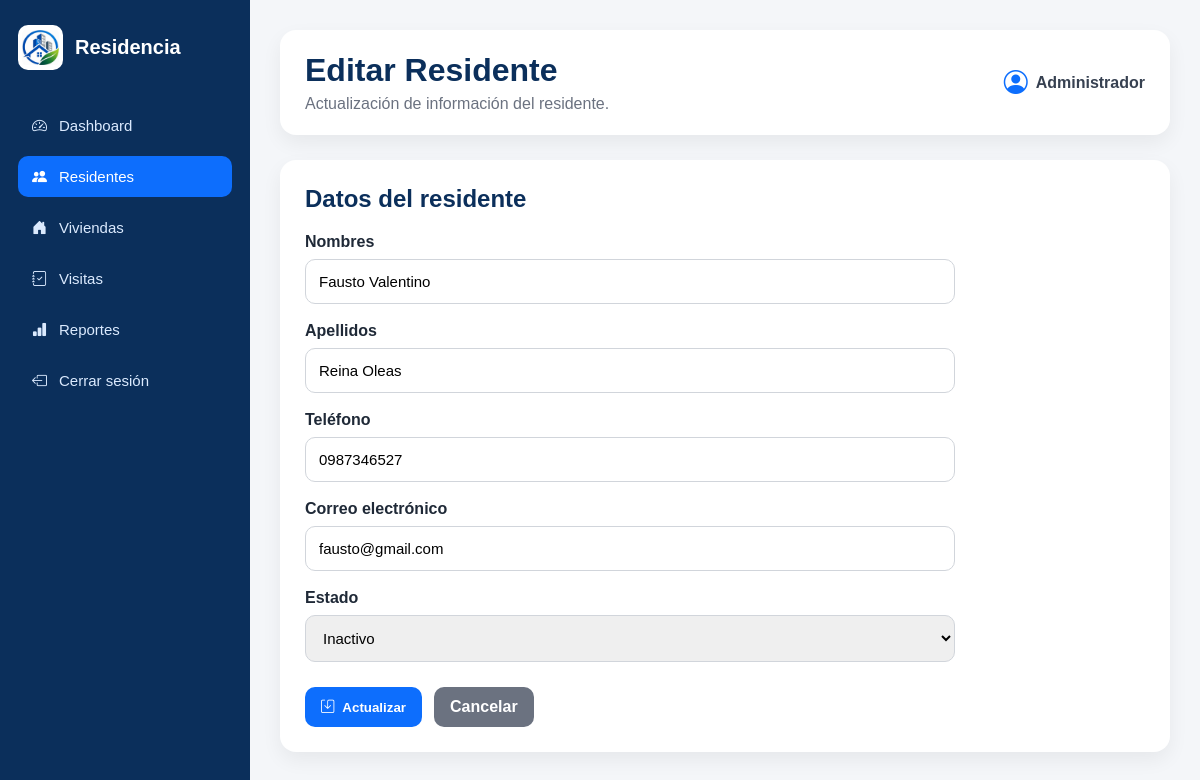
Page /residentes/editar/5/ on the committed database.
### residentes/models.py (models this page shows, shortened)
class Residente(models.Model):
    nombres = models.CharField(max_length=100)
    apellidos = models.CharField(max_length=100)
    telefono = models.CharField(max_length=15)
    email = models.EmailField(max_length=100)
    estado = models.BooleanField(default=True)

### residentes/views.py (the view, shortened to what this page needs)
# urls.py: path("residentes/editar/<int:id>/", views.editar_residente, name="editar_residente"),
def editar_residente(request, id):
    residente = get_object_or_404(Residente, id=id)
    errores = {}
    return render(request, "residentes/editar_residente.html", {
        "residente": residente
    })

### residentes/templates/residentes/editar_residente.html (shortened to what this page needs)
{% load static %}
<!DOCTYPE html>
<html lang="es">
<head>
    <link rel="stylesheet" href="{% static 'css/dashboard.css' %}">
    <link rel="stylesheet"
          href="https://cdn.jsdelivr.net/npm/bootstrap-icons@1.11.3/font/bootstrap-icons.min.css">
</head>
<body>
<div class="layout">
    <aside class="sidebar">
        <div class="brand">
            <img src="{% static 'img/logo.png' %}" alt="Logo">
            <h2>Residencia</h2>
        </div>
        <nav>
            <a href="{% url 'dashboard' %}"><i class="bi bi-speedometer2"></i> Dashboard</a>
            <a href="{% url 'residentes' %}" class="active"><i class="bi bi-people-fill"></i> Residentes</a>
            <a href="{% url 'viviendas' %}"><i class="bi bi-house-door-fill"></i> Viviendas</a>
            <a href="{% url 'visitas' %}"><i class="bi bi-journal-check"></i> Visitas</a>
            <a href="#"><i class="bi bi-bar-chart-fill"></i> Reportes</a>
            <a href="{% url 'login' %}"><i class="bi bi-box-arrow-left"></i> Cerrar sesión</a>
        </nav>
    </aside>
    <main class="main-content">
        <header class="topbar">
            <div>
                <h1>Editar Residente</h1>
                <p>Actualización de información del residente.</p>
            </div>
            <div class="user-box">
                <i class="bi bi-person-circle"></i>
                <span>Administrador</span>
            </div>
        </header>
        <section class="panel">
            <h2>Datos del residente</h2>
            <form method="POST" class="form-card">
                <div class="form-group">
                    <label>Nombres</label>
                    <input type="text"
                           name="nombres"
                           value="{% if datos %}{{ datos.nombres }}{% else %}{{ residente.nombres }}{% endif %}"
                           required>
                </div>
                <div class="form-group">
                    <label>Apellidos</label>
                    <input type="text"
                           name="apellidos"
                           value="{% if datos %}{{ datos.apellidos }}{% else %}{{ residente.apellidos }}{% endif %}"
                           required>
                </div>
                <div class="form-group">
                    <label>Teléfono</label>
                    <input type="text"
                           name="telefono"
                           maxlength="10"
                           value="{% if datos %}{{ datos.telefono }}{% else %}{{ residente.telefono }}{% endif %}"
                           class="validar-telefono {% if errores.telefono %}input-error{% endif %}"
                           required>
                </div>
                <div class="form-group">
                    <label>Correo electrónico</label>
                    <input type="email"
                           name="email"
                           value="{% if datos %}{{ datos.email }}{% else %}{{ residente.email }}{% endif %}"
                           class="{% if errores.email %}input-error{% endif %}"
                           required>
                </div>
                <div class="form-group">
                    <label>Estado</label>
                    <select name="estado">
                        <option value="False"
                            {% if datos.estado == "False" or not datos and not residente.estado %}selected{% endif %}>
                            Inactivo
                        </option>
                    </select>
                </div>
                <div class="form-actions">
                    <button type="submit" class="btn-primary">
                        <i class="bi bi-save"></i>
                        Actualizar
                    </button>
                    <a href="{% url 'residentes' %}" class="btn-secondary">Cancelar</a>
                </div>
            </form>
        </section>
    </main>
</div>
</body>
</html>

### residentes/static/css/dashboard.css (style rules this page uses)
* { margin: 0; padding: 0; box-sizing: border-box; }
body { font-family: Arial, Helvetica, sans-serif; background: #f4f6f9; color: #1f2937; }
.layout { display: flex; min-height: 100vh; }
.sidebar { width: 250px; background: #0b2f5b; color: white; padding: 25px 18px; }
.brand { display: flex; align-items: center; gap: 12px; margin-bottom: 35px; }
.brand img { width: 45px; height: 45px; object-fit: contain; background: white; border-radius: 10px; padding: 4px; }
.brand h2 { font-size: 20px; }
.sidebar nav { display: flex; flex-direction: column; gap: 10px; }
.sidebar nav a { color: #dbeafe; text-decoration: none; padding: 12px 14px; border-radius: 10px; display: flex; align-items: center; gap: 12px; font-size: 15px; }
.sidebar nav a:hover, .sidebar nav a.active { background: #0d6efd; color: white; }
.main-content { flex: 1; padding: 30px; }
.topbar { background: white; border-radius: 16px; padding: 22px 25px; box-shadow: 0 8px 20px rgba(0,0,0,.06); display: flex; justify-content: space-between; align-items: center; margin-bottom: 25px; }
.topbar h1 { color: #0b2f5b; margin-bottom: 6px; }
.topbar p { color: #6b7280; }
.user-box { display: flex; align-items: center; gap: 8px; color: #374151; font-weight: bold; }
.user-box i { font-size: 24px; color: #0d6efd; }
.panel { background: white; padding: 25px; border-radius: 16px; box-shadow: 0 8px 20px rgba(0,0,0,.06); }
.panel h2 { color: #0b2f5b; margin-bottom: 10px; }
.btn-primary { background: #0d6efd; color: white; border: none; border-radius: 10px; padding: 11px 16px; font-weight: bold; cursor: pointer; display: flex; align-items: center; gap: 8px; }
.form-card { margin-top: 20px; max-width: 650px; }
.form-group { margin-bottom: 18px; }
.form-group label { display: block; font-weight: bold; color: #1f2937; margin-bottom: 8px; }
.form-group input, .form-group select { width: 100%; padding: 13px; border: 1px solid #d1d5db; border-radius: 10px; outline: none; font-size: 15px; }
.form-actions { display: flex; gap: 12px; margin-top: 25px; }
.btn-secondary { background: #6b7280; color: white; text-decoration: none; border-radius: 10px; padding: 11px 16px; font-weight: bold; }

### rows in the picture
Residente: nombres "Fausto Valentino", apellidos "Reina Oleas", telefono "0987346527", email "fausto@gmail.com", estado "Inactivo"
